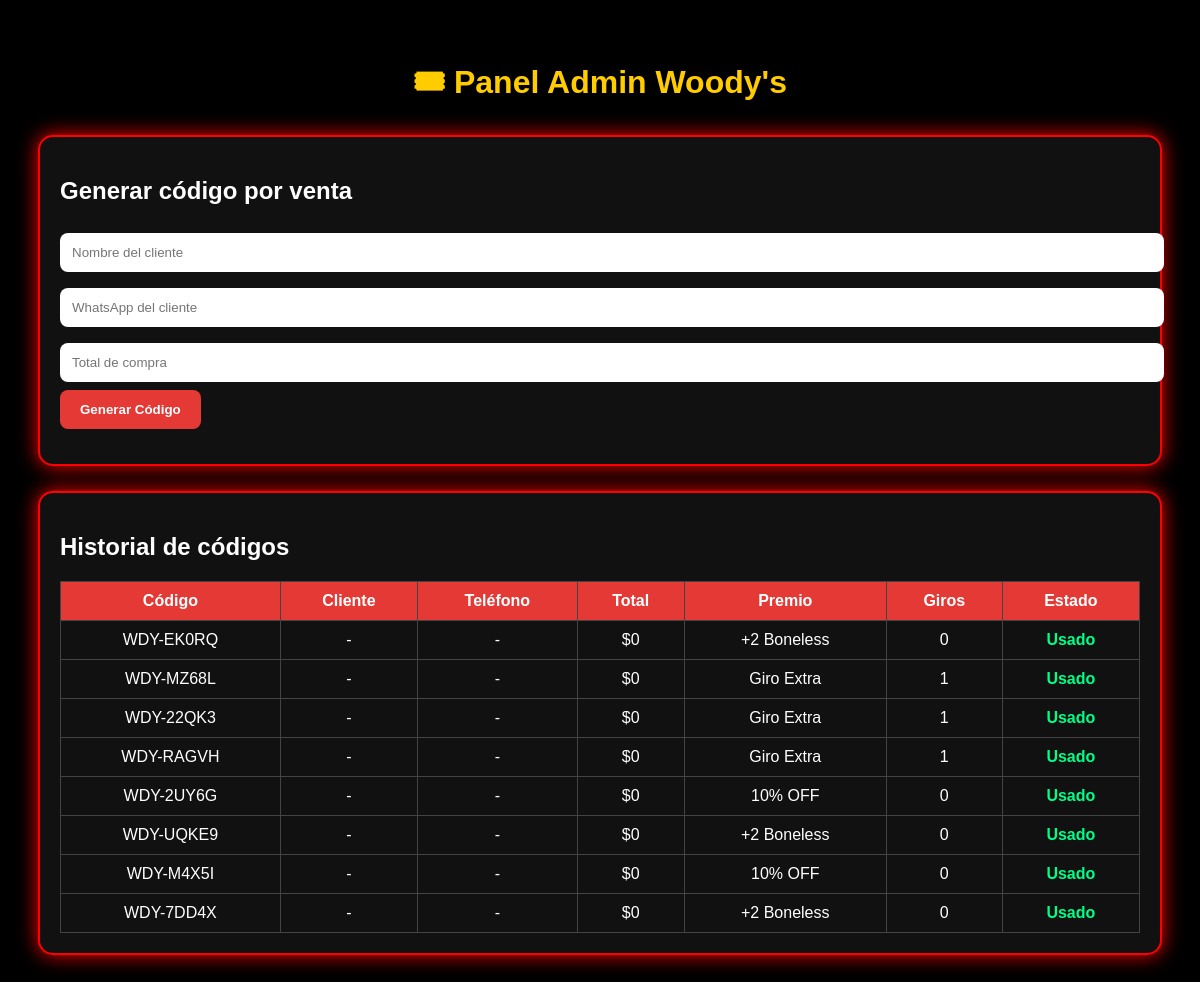
The page /admin on the database its author committed.
### tables this page shows
CREATE TABLE codigos (
    id INTEGER PRIMARY KEY AUTOINCREMENT,
    codigo TEXT UNIQUE,
    nombre TEXT,
    usado INTEGER DEFAULT 0,
    premio TEXT
, giros INTEGER DEFAULT 0, cliente TEXT, telefono TEXT, total REAL DEFAULT 0);

### app.py (the view)
@app.route("/admin")
def admin():
    conn = sqlite3.connect("database.db")
    cursor = conn.cursor()
    cursor.execute("""
        SELECT codigo, cliente, telefono, total, premio, giros, usado
        FROM codigos
        ORDER BY id DESC
    """)
    codigos = cursor.fetchall()
    conn.close()
    return render_template("admin.html", codigos=codigos)

### templates/admin.html (shortened to what this page needs)
<!DOCTYPE html>
<html lang="es">
<head>
</head>
<body>
<h1>🎟 Panel Admin Woody's</h1>
<div class="card">
    <h2>Generar código por venta</h2>
    <input type="text" id="cliente" placeholder="Nombre del cliente">
    <input type="text" id="telefono" placeholder="WhatsApp del cliente">
    <input type="number" id="total" placeholder="Total de compra">
    <button onclick="generarCodigo()">Generar Código</button>
</div>
<div class="card">
    <h2>Historial de códigos</h2>
    <table>
        <thead>
            <tr>
                <th>Código</th>
                <th>Cliente</th>
                <th>Teléfono</th>
                <th>Total</th>
                <th>Premio</th>
                <th>Giros</th>
                <th>Estado</th>
            </tr>
        </thead>
        <tbody>
            {% for c in codigos %}
            <tr>
                <td>{{ c[0] }}</td>
                <td>{{ c[1] or "-" }}</td>
                <td>{{ c[2] or "-" }}</td>
                <td>${{ c[3] or "0" }}</td>
                <td>{{ c[4] or "Pendiente" }}</td>
                <td>{{ c[5] }}</td>
                <td>
                    {% if c[6] == 1 %}
                        <span class="usado">Usado</span>
                    {% else %}
                        <span class="pendiente">Pendiente</span>
                    {% endif %}
                </td>
            </tr>
            {% endfor %}
        </tbody>
    </table>
</div>
</body>
</html>

### templates/admin.html (style rules this page uses)
body { background:#000; color:white; font-family:Arial, sans-serif; padding:30px; }
h1 { color:#ffcc00; text-align:center; }
.card { background:#111; border:2px solid red; border-radius:15px; padding:20px; margin-bottom:25px; box-shadow:0 0 20px red; }
input { width:100%; padding:12px; margin:8px 0; border-radius:8px; border:none; }
button { background:#e53935; color:white; border:none; padding:12px 20px; border-radius:8px; cursor:pointer; font-weight:bold; }
table { width:100%; border-collapse:collapse; margin-top:20px; }
th, td { border:1px solid #444; padding:10px; text-align:center; }
th { background:#e53935; }
.usado { color:#00ff88; font-weight:bold; }

### rows shown on the page
codigos: codigo "WDY-EK0RQ", cliente "-", telefono "-", total "0", premio "+2 Boneless", giros "0", usado "Usado"
codigos: codigo "WDY-MZ68L", cliente "-", telefono "-", total "0", premio "Giro Extra", giros "1", usado "Usado"
codigos: codigo "WDY-22QK3", cliente "-", telefono "-", total "0", premio "Giro Extra", giros "1", usado "Usado"
codigos: codigo "WDY-RAGVH", cliente "-", telefono "-", total "0", premio "Giro Extra", giros "1", usado "Usado"
codigos: codigo "WDY-2UY6G", cliente "-", telefono "-", total "0", premio "10% OFF", giros "0", usado "Usado"
codigos: codigo "WDY-UQKE9", cliente "-", telefono "-", total "0", premio "+2 Boneless", giros "0", usado "Usado"
codigos: codigo "WDY-M4X5I", cliente "-", telefono "-", total "0", premio "10% OFF", giros "0", usado "Usado"
codigos: codigo "WDY-7DD4X", cliente "-", telefono "-", total "0", premio "+2 Boneless", giros "0", usado "Usado"
